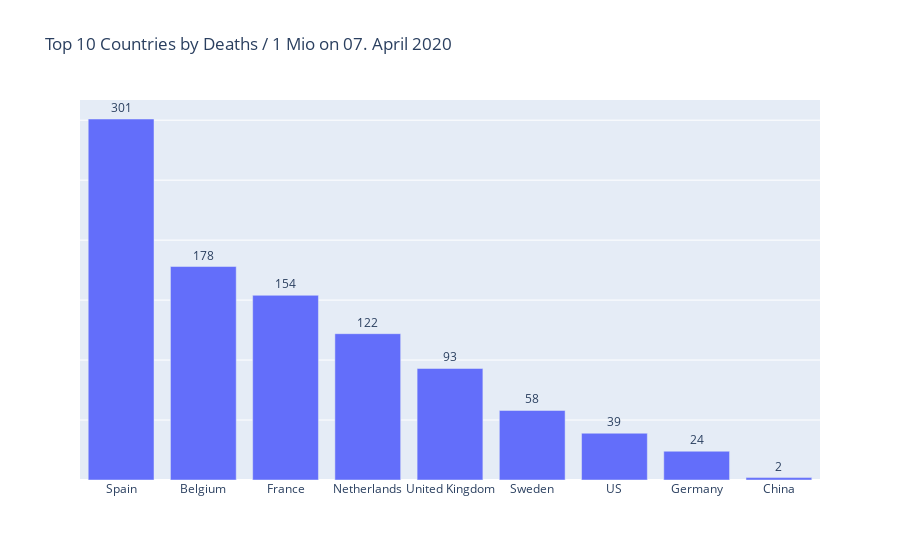

Write notebook code for a chart like this one.
### Code cell
totalcases = pd_sims.loc['deaths_per1mio'].sort_values(ascending=False)
top10 = totalcases.head(10)
fig = go.Figure(go.Bar(x=top10.index, y=top10.values,
                      text=top10.values,
            textposition='outside'))
fig.update_layout(title_text='Top 10 Countries by Deaths / 1 Mio on '+lastrecordeddatereadable)
fig.update_yaxes(showticklabels=False)

fig.show()
fig.write_html("datasets/"+datetoday+"_top10_deaths.html")

### Figure 1 — Plotly figure (JSON) as saved in the notebook; plotly's stock layout.template omitted (floating-point values rounded to 4 significant figures)
{"data": [{"text": [301, 178, 154, 122, 93, 58, 39, 24, 2], "textposition": "outside", "type": "bar", "x": ["Spain", "Belgium", "France", "Netherlands", "United Kingdom", "Sweden", "US", "Germany", "China"], "y": [301, 178, 154, 122, 93, 58, 39, 24, 2]}], "layout": {"title": {"text": "Top 10 Countries by Deaths / 1 Mio on 07. April 2020"}, "yaxis": {"showticklabels": false}}}
